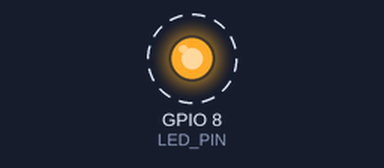
The program below on a simulated ESP32-C3. Parts: output pins drawn as LEDs (lit = HIGH). Dashed ring = blinking.

Above: at 0.1 s.
Timing chart, 0 to 3.0 s (numbered marks = the images above):
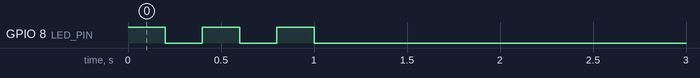

The program:

main.cpp
```cpp
#include <stdio.h>
#include <string.h>
#include "freertos/FreeRTOS.h"
#include "freertos/task.h"
#include "driver/uart.h"
#include "driver/gpio.h"
#include "esp_log.h"

// ESP32-C3 has only UART0 (console) and UART1
#define UART_NUM UART_NUM_1
#define TXD_PIN 4
#define RXD_PIN 3
#define BUF_SIZE 1024
#define LED_PIN 8

static const char *TAG = "APP";

// Reads lines from UART_NUM and toggles the built-in LED on LED_ON/LED_OFF.
static void uart_rx_task(void *arg)
{
    uint8_t data[128];
    char line[64];
    int line_len = 0;

    while (1)
    {
        int len = uart_read_bytes(UART_NUM, data, sizeof(data), pdMS_TO_TICKS(100));
        for (int i = 0; i < len; i++)
        {
            char c = (char)data[i];
            if (c == '\n' || c == '\r')
            {
                if (line_len > 0)
                {
                    line[line_len] = '\0';
                    if (strcmp(line, "LED_ON") == 0)
                    {
                        gpio_set_level((gpio_num_t)LED_PIN, 1);
                        ESP_LOGI(TAG, "Received: LED_ON");
                    }
                    else if (strcmp(line, "LED_OFF") == 0)
                    {
                        gpio_set_level((gpio_num_t)LED_PIN, 0);
                        ESP_LOGI(TAG, "Received: LED_OFF");
                    }
                    line_len = 0;
                }
            }
            else if (line_len < (int)sizeof(line) - 1)
            {
                line[line_len++] = c;
            }
            else
            {
                // Overflow: drop the line being assembled.
                line_len = 0;
            }
        }
    }
}

extern "C" void app_main(void)
{

    uart_config_t uart_config = {
        .baud_rate = 115200,
        .data_bits = UART_DATA_8_BITS,
        .parity = UART_PARITY_DISABLE,
        .stop_bits = UART_STOP_BITS_1,
        .flow_ctrl = UART_HW_FLOWCTRL_DISABLE};

    uart_driver_install(UART_NUM, BUF_SIZE * 2, 0, 0, NULL, 0);
    uart_param_config(UART_NUM, &uart_config);
    uart_set_pin(UART_NUM, TXD_PIN, RXD_PIN, UART_PIN_NO_CHANGE, UART_PIN_NO_CHANGE);

    // Initialize GPIO for LED
    gpio_reset_pin((gpio_num_t)LED_PIN);
    gpio_set_direction((gpio_num_t)LED_PIN, GPIO_MODE_OUTPUT);

    // Blink LED 3 times on startup
    for (int i = 0; i < 3; i++)
    {
        gpio_set_level((gpio_num_t)LED_PIN, 1);
        vTaskDelay(pdMS_TO_TICKS(200));
        gpio_set_level((gpio_num_t)LED_PIN, 0);
        vTaskDelay(pdMS_TO_TICKS(200));
    }

    // Listen for LED_ON/LED_OFF on the same UART and drive the built-in LED.
    xTaskCreate(uart_rx_task, "uart_rx_task", 4096, NULL, 10, NULL);

    int state = 0;

    while (1)
    {
        const char *cmd = (state == 0) ? "LED_ON\n" : "LED_OFF\n";
        uart_write_bytes(UART_NUM, cmd, strlen(cmd));
        ESP_LOGI(TAG, "Sent: %s", cmd);

        state = !state;
        vTaskDelay(pdMS_TO_TICKS(1000));
    }
}
```

Measured:
- by itself, GPIO 8 (LED_PIN): alternates HIGH for 0.20 s and LOW for 0.20 s, 6 changes in all, then stays LOW
